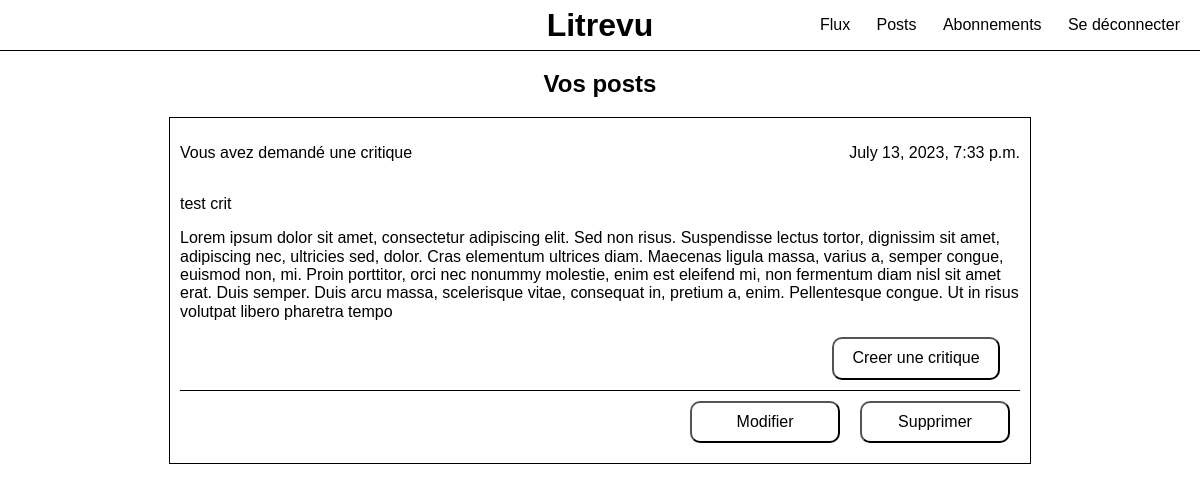
/posts/ (signed in), run on an earlier commit of the app's database.
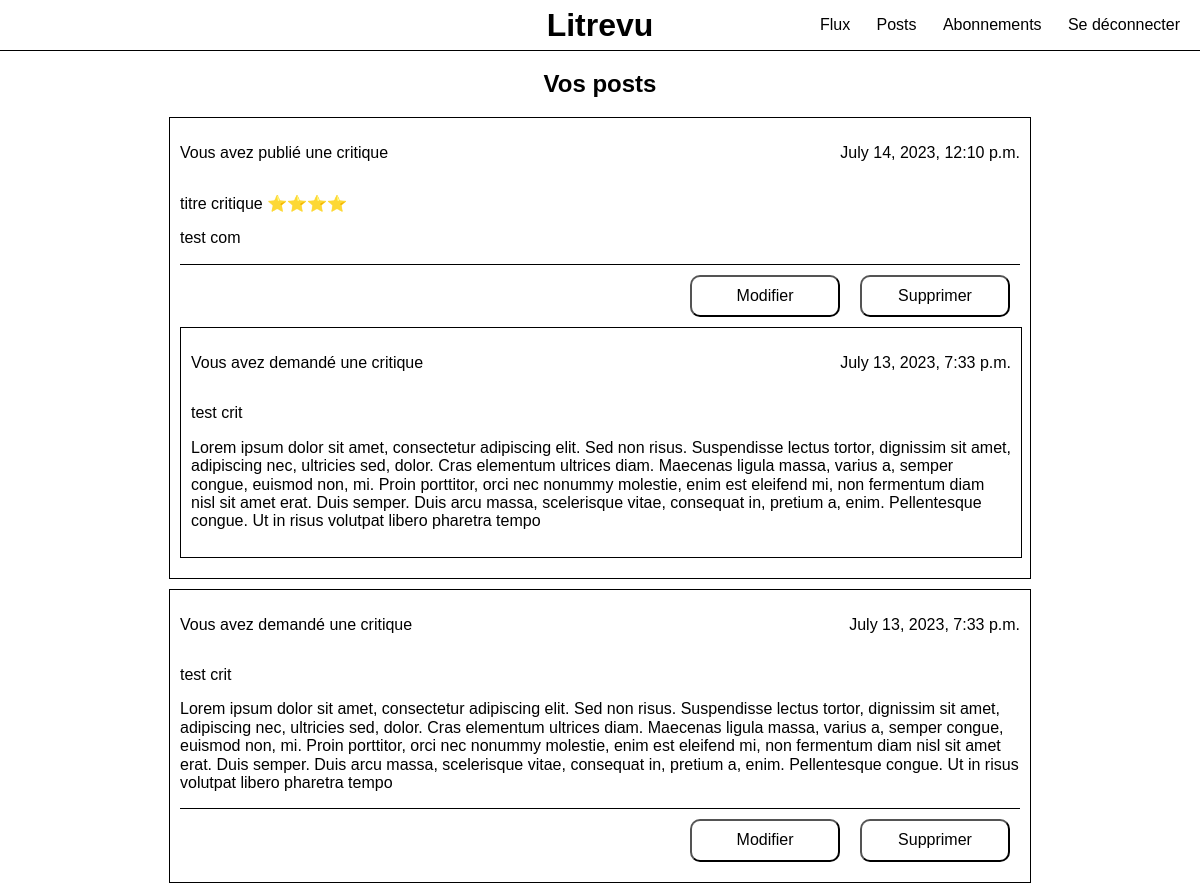
And on a later commit of the database.
### review/models.py (models this page shows, shortened)
class Ticket(models.Model):
    user = models.ForeignKey(
        to=User,
        on_delete=models.CASCADE,
        related_name="tickets",
        null=True,
    )
    title = models.CharField(max_length=128, default="")
    description = models.CharField(max_length=500, default="")
    image = models.ImageField(upload_to="images", blank=True)
    has_response = models.BooleanField(default=False)
    time_created = models.DateTimeField(auto_now_add=True)

class Review(models.Model):
    ticket = models.ForeignKey(to=Ticket, on_delete=models.CASCADE)
    rating = models.PositiveSmallIntegerField(
        validators=[MinValueValidator(0), MaxValueValidator(5)]
    )
    headline = models.CharField(max_length=128)
    body = models.CharField(max_length=8192, blank=True)
    user = models.ForeignKey(User, on_delete=models.CASCADE)
    time_created = models.DateTimeField(auto_now_add=True)
    def rating_as_stars(self):
        return "⭐" * self.rating

### review/views.py (the view)
# urls.py: path("posts/", posts, name="posts"),
@login_required
def posts(request):
    user = get_current_user(request.user)
    reviews = Review.objects.filter(user=user)
    reviews = reviews.annotate(content_type=Value("REVIEW", CharField()))
    tickets = Ticket.objects.filter(user=user)
    tickets = tickets.annotate(content_type=Value("TICKET", CharField()))
    if user.is_superuser:
        reviews = Review.objects.all()
        tickets = Ticket.objects.all()
    posts = sorted(
        chain(reviews, tickets), key=lambda post: post.time_created, reverse=True
    )
    return render(request, "review/posts.html", context={"posts": posts})

### review/utils.py (called while the page is built)
def unlazy_user(request_user):
    return request_user._wrapped if hasattr(request_user, "_wrapped") else request_user

def get_current_user(request_user: User):
    return User.objects.get(username=unlazy_user(request_user))

### review/templates/review/posts.html
{% extends "base.html" %}
{% block content %}
<main>
    <div class="center-content">
        <h2>Vos posts</h2>
        {% for post in posts %}
            {% if post.content_type == 'TICKET' %}
                {% with allow_edition=True %}
                    {% include 'review/ticket_snippet.html' %}
                {% endwith %}
            {% elif post.content_type == 'REVIEW' %}
                {% with allow_edition=True %}
                    {% include 'review/review_snippet.html' %}
                {% endwith %}
            {% endif %}
        {% empty %}
            <p>Vous n'avez encore rien posté</p>
        {% endfor %}
    </div>
</main>
{% endblock %}

### review/templates/review/review_snippet.html (shortened to what this page needs)
<div class="post-snippet">
    {% if post.user.username == user.username %}
        <span><p>Vous avez publié une critique</p><p>{{ post.time_created }}</p></span>
    {% else %}
        <span><p>{{ post.user }} à publié une critique</p><p>{{ post.time_created }}</p></span>
    {% endif %}
    <p>
        {{ post.headline }}
        {{ post.rating_as_stars }}
    </p>
    <p>{{ post.body }}</p>
    {% if allow_edition %}
        <div class="posts-edition-menu">
            <a href="{% url 'update-review' %}?review_id={{post.id}}"><button>Modifier</button></a>
            <a href="{% url 'remove-review' %}?review_id={{post.id}}"><button>Supprimer</button></a>
        </div>
    {% endif %}
    {% if post.ticket %}
        {% with post.ticket as post %}
            {% with allow_edition=False %}
                {% include 'review/ticket_snippet.html' %}
            {% endwith %}
        {% endwith %}
    {% endif %}
</div>

### review/templates/review/ticket_snippet.html (shortened to what this page needs)
<div class="post-snippet">
    {% if post.user.username == user.username %}
        <span><p>Vous avez demandé une critique</p><p>{{ post.time_created }}</p></span>
    {% else %}
        <span><p>{{ post.user }} à demandé une critique</p><p>{{ post.time_created }}</p></span>
    {% endif %}
    <p>{{ post.title }}</p>
    <p>{{ post.description }}</p>
    {% if post.has_response %}
    {% else %}
        <a href="{% url 'create-review'%}?ticket_id={{post.id}}"><button>Creer une critique</button></a>
    {% endif %}
    {% if allow_edition %}
        <div class="posts-edition-menu">
            <a href="{% url 'update-ticket' %}?ticket_id={{post.id}}"><button>Modifier</button></a>
            <a href="{% url 'remove-ticket' %}?ticket_id={{post.id}}"><button>Supprimer</button></a>
        </div>
    {% endif %}
</div>

What changed in the data, as far as the page shows it:
added Review: time_created "July 14, 2023, 12:10 p.m.", headline "titre critique", rating_as_stars "⭐⭐⭐⭐", body "test com", time_created "July 13, 2023, 7:33 p.m.", title "test crit", description "Lorem ipsum dolor sit amet, consectetur adipiscing elit. Sed non risus. Suspendisse lectus tortor, dignissim sit amet, adipiscing nec, ultricies sed, dolor. Cras elementum ultrices diam. Maecenas ligula massa, varius a, semper congue, euismod non, mi. Proin porttitor, orci nec nonummy molestie, enim est eleifend mi, non fermentum diam nisl sit amet erat. Duis semper. Duis arcu massa, scelerisque vitae, consequat in, pretium a, enim. Pellentesque congue. Ut in risus volutpat libero pharetra tempo"
changed Ticket "test crit": no longer shows "Creer une critique"
